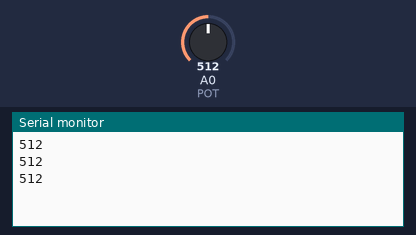
Simulated run of this sketch. Board: Arduino Uno, built with avr-gcc and run on an emulated ATmega328P. Shown: the last lines printed to the serial monitor. The inputs (shaded band) are chosen by the test bench; at power-on: A0 (POT) = 512.

Above: at 1.3 s.
1.4 s: A0 (POT) set to 716
At 1.9 s:
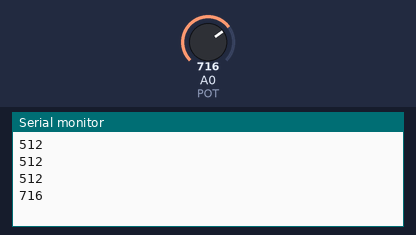
2.9 s: A0 (POT) set to 900
At 3.4 s:
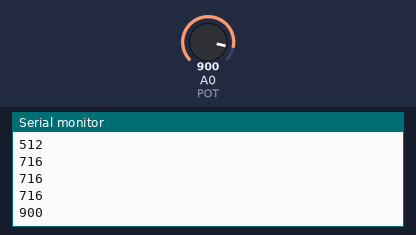
Timing chart, 0 to 5.9 s (numbered marks = the images above; inputs shaded):
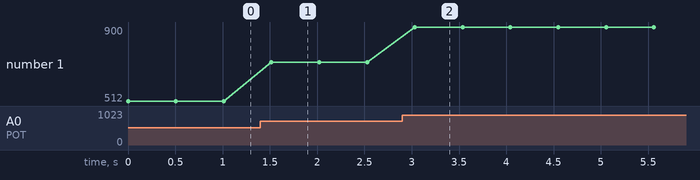

The sketch:

POT.ino
```cpp
#define POT 0
int A;

void setup() {
  // put your setup code here, to run once:
  Serial.begin(9600);
  pinMode(POT,INPUT);

}

void loop() {
  // put your main code here, to run repeatedly:
  A = analogRead(POT);
  Serial.println(A);
  Serial.flush();
  delay(500);//millis(5000);
}
```

Measured:
- after the input at 1.4 s, the serial monitor: prints a new line after 0.12 s (image 1)
- after the input at 2.9 s, the serial monitor: prints a new line after 0.13 s (image 2)
- plotted number 1: 512 → 716 after the input at 1.4 s, 716 → 900 after the input at 2.9 s
